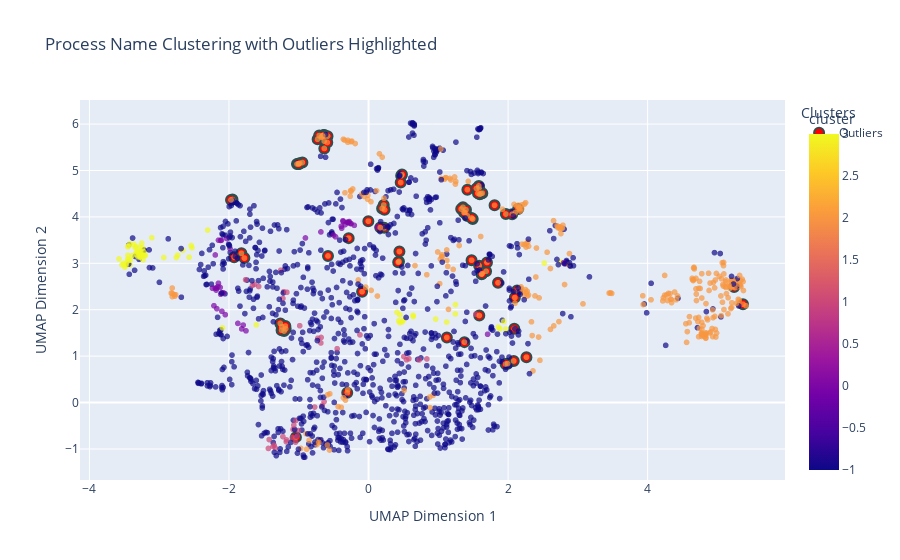

Notebook cell for this chart:
### Code cell
# Apply UMAP for dimensionality reduction
umap = UMAP(n_neighbors=20, n_components=2, min_dist=0.1, metric='cosine')
umap_embeddings = umap.fit_transform(normalized_embeddings)
# Convert proc_names to a list for indexing
proc_names_list = proc_names.tolist()

# Create a DataFrame for the embeddings
df_embeddings = pd.DataFrame(umap_embeddings, columns=['UMAP_1', 'UMAP_2'])
df_embeddings['procName'] = proc_names_list
df_embeddings['cluster'] = cluster_labels

# Mark outliers in the DataFrame
df_embeddings['outlier'] = df_embeddings['procName'].isin(outliers['procName'])
df_embeddings['outlier_score'] = df_embeddings.apply(
    lambda row: outliers[outliers['procName'] == row['procName']]['outlier_score'].values[0] 
    if row['procName'] in outliers['procName'].values 
    else None, axis=1)

# Create the interactive plot
fig = px.scatter(
    df_embeddings, x='UMAP_1', y='UMAP_2', color='cluster', 
    hover_data=['procName', 'outlier_score'],
    title='Process Name Clustering with Outliers Highlighted',
    labels={'UMAP_1': 'UMAP Dimension 1', 'UMAP_2': 'UMAP Dimension 2'},
    opacity=0.7
)

# Highlight outliers
outliers_data = df_embeddings[df_embeddings['outlier']]
fig.add_scatter(
    x=outliers_data['UMAP_1'], y=outliers_data['UMAP_2'],
    mode='markers', marker=dict(color='red', size=10, line=dict(width=2, color='DarkSlateGrey')),
    name='Outliers', text=outliers_data['procName']
)

# Update layout
fig.update_layout(
    legend=dict(title='Clusters'),
    xaxis_title='UMAP Dimension 1',
    yaxis_title='UMAP Dimension 2'
)

# Show the plot
fig.show()

# 
fig.write_html("procName_outliers.html")

### Figure 1 — Plotly figure (JSON) as saved in the notebook; plotly's stock layout.template omitted (floating-point values rounded to 4 significant figures; data arrays with more than 128 entries replaced by an {"elided": "..."} marker saying what was removed)
{"data": [{"customdata": {"elided": "1519x2 mixed values"}, "hovertemplate": "UMAP Dimension 1=%{x}<br>UMAP Dimension 2=%{y}<br>procName=%{customdata[0]}<br>outlier_score=%{customdata[1]}<br>cluster=%{marker.color}<extra></extra>", "legendgroup": "", "marker": {"color": {"elided": "1519 int values"}, "coloraxis": "coloraxis", "opacity": 0.7, "symbol": "circle"}, "mode": "markers", "name": "", "showlegend": false, "type": "scattergl", "x": {"elided": "1519 float values"}, "xaxis": "x", "y": {"elided": "1519 float values"}, "yaxis": "y"}, {"marker": {"color": "red", "line": {"color": "DarkSlateGrey", "width": 2}, "size": 10}, "mode": "markers", "name": "Outliers", "text": ["SiriSuggestionsLightHousePlugin", "extensionkitservice", "bookassetd", "MobileStorageMounter", "spotlightknowledged", "ProactiveShareSheetLighthouseBa", "com.apple.MobileSoftwareUpdate.", "appleh13camerad", "SiriMASPFLPlugin", "FPCKService", "AmbientPhotoFramePosterProvider", "sirittsd", "PhotosFileProvider", "siriknowledged", "Spotlight", "siriinferenced", "com.apple.mlhost.CloudWorker", "com.apple.CloudDocs.iCloudDrive", "siriactionsd", "SiriMASPFLCK", "AppSSODaemon", "SiriAUSP", "com.apple.MobileInstallationHel", "fileproviderd", "triald", "SiriCoreMetricsWorker", "com.apple.mlhost.TelemetryWorke", "accessoryupdaterd", "accessoryd", "com.apple.CloudDocs.iCloudDriveFileProvider", "com.apple.mlhost.TelemetryWorker", "com.apple.MobileSoftwareUpdate.CleanupPreparePathService", "com.apple.MobileInstallationHelperService", "ProactiveShareSheetLighthouseBackgroundPlugin", "TelemetryDiskChecker", "applecamerad", "PhotosPosterProvider", "SiriTTSSynthesizerAU", "com.apple.CloudDocs.MobileDocumentsFileProvider", "Facebook", "App", "SiriUserFeedbackLearningPlatformPlugin", "Siri", "SiriTasksEvaluationPlugin", "ConnectMobile", "SiriUserFeedbackLearningUniversalSuggestionsPlugin", "com.apple.CloudDocs.iCloudDriveF", "ProactiveShareSheetLighthouseBac", "com.apple.MobileInstallationHelp", "com.apple.MobileSoftwareUpdate.C", "com.apple.CloudDocs.MobileDocume", "com.apple.CloudDocs.MobileDocum", "StocksDetailIntents", "Goodnotes", "com.apple.MobileSoftwareUpdate.U", "OneApp", "OneClickApp", "SiriUserFeedbackLearningPlatform", "SiriUserFeedbackLearningUniversa", "companiond", "SiriUserFeedbackLearningPlatfor", "SiriUserFeedbackLearningUnivers", "com.apple.MobileSoftwareUpdate.UpdateBrainService", "appleh16camerad", "companionfindlocallyd", "companionappd", "companionmessagesd", "Stocks", "DuoMobileApp", "companioncamerad", "iphone-app", "MusicUIService", "inboxupdaterd", "Goodreads", "NikeRunClubWidgetsExtension", "Decibel X Widget Extension", "SiriShortcut", "PassKitServicesXPCService", "SiriKitExtension", "SpotlightIndex", "Keynote", "Tips", "RedditApp", "iCloud", "Trading 212", "Trading", "WiFiPickerExtension"], "type": "scatter", "x": [-0.6336, -1.822, 1.123, 2.129, 1.806, 0.4363, 1.353, 0.2176, -0.6361, -1.926, 0.2244, -0.6562, -0.002516, -0.6488, 1.968, -0.633, 1.417, 1.585, -0.6421, -0.6787, 1.477, -0.6337, 1.493, -0.2845, -1.041, -0.7294, 0.4679, -1.95, -1.211, 1.581, 0.4794, 1.369, 1.417, 0.4427, 0.461, 0.1947, 0.1684, -0.6694, 1.613, 2.089, 1.585, -0.9866, -0.5875, -0.5912, 2.097, -0.9476, 1.547, 0.4251, 1.477, 1.328, 1.631, 1.594, 2.263, 2.144, 1.397, 1.62, 1.685, -1.007, -0.9974, -1.246, -1.025, -1.001, 1.382, 0.2292, -1.187, -1.264, -1.243, 2.081, 1.856, -1.192, 1.697, -0.5809, -1.971, 1.375, 5.24, 5.367, -0.7071, -1.779, -0.6575, 2.058, 1.587, -0.3052, 1.628, 1.568, 1.992, 1.963, -0.0924], "y": [5.475, 3.215, 1.402, 2.416, 4.251, 3.04, 4.206, 4.255, 5.634, 3.133, 3.764, 5.753, 3.908, 5.752, 4.062, 5.763, 4.586, 4.627, 5.76, 5.715, 3.067, 5.74, 3.955, 3.543, -0.7449, 5.673, 4.886, 4.374, 1.54, 4.668, 4.912, 4.095, 4.022, 3.255, 4.741, 4.183, 3.77, 5.731, 4.503, 1.59, 2.95, 5.156, 5.74, 5.604, 2.262, 5.171, 4.612, 3.024, 3.977, 4.17, 4.512, 4.487, 0.9776, 4.171, 4.154, 2.765, 2.828, 5.141, 5.141, 1.559, 5.141, 5.144, 4.091, 4.152, 1.587, 1.705, 1.634, 0.896, 2.581, 1.648, 3.019, 3.158, 4.366, 1.302, 2.491, 2.119, 5.752, 3.113, 5.744, 4.058, 1.876, 0.2095, 2.777, 4.509, 0.8379, 0.831, 2.388]}], "layout": {"coloraxis": {"colorbar": {"title": {"text": "cluster"}}, "colorscale": [[0, "#0d0887"], [0.1111, "#46039f"], [0.2222, "#7201a8"], [0.3333, "#9c179e"], [0.4444, "#bd3786"], [0.5556, "#d8576b"], [0.6667, "#ed7953"], [0.7778, "#fb9f3a"], [0.8889, "#fdca26"], [1, "#f0f921"]]}, "legend": {"title": {"text": "Clusters"}, "tracegroupgap": 0}, "title": {"text": "Process Name Clustering with Outliers Highlighted"}, "xaxis": {"anchor": "y", "domain": [0, 1], "title": {"text": "UMAP Dimension 1"}}, "yaxis": {"anchor": "x", "domain": [0, 1], "title": {"text": "UMAP Dimension 2"}}}}
